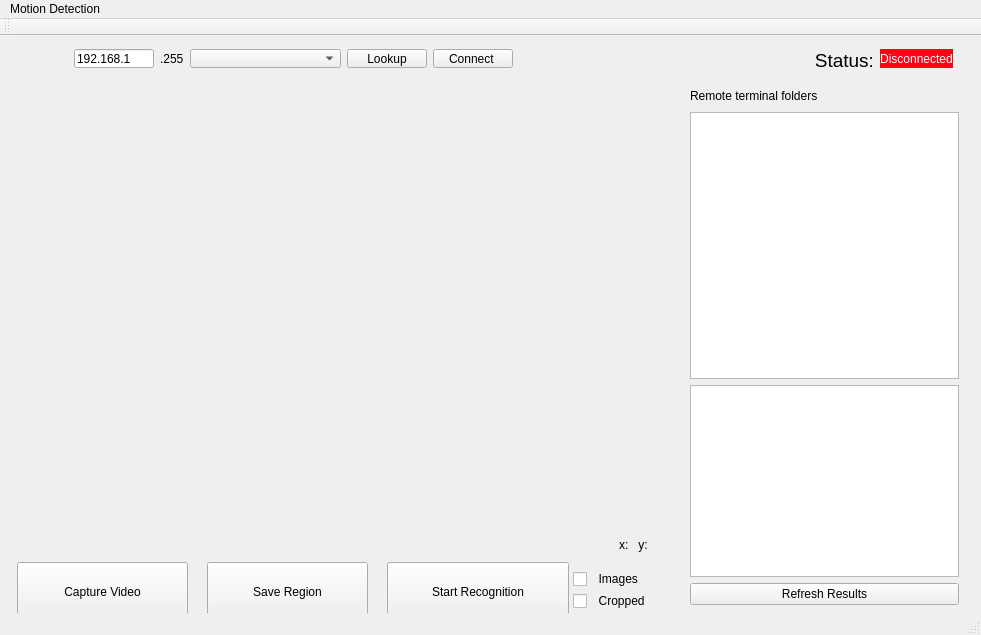
<?xml version="1.0" encoding="UTF-8"?>
<ui version="4.0">
 <class>MainWindow</class>
 <widget class="QMainWindow" name="MainWindow">
  <property name="geometry">
   <rect>
    <x>0</x>
    <y>0</y>
    <width>981</width>
    <height>635</height>
   </rect>
  </property>
  <property name="windowTitle">
   <string>region</string>
  </property>
  <widget class="QWidget" name="centralWidget">
   <widget class="QLabel" name="xy_pos">
    <property name="geometry">
     <rect>
      <x>560</x>
      <y>526</y>
      <width>101</width>
      <height>16</height>
     </rect>
    </property>
    <property name="styleSheet">
     <string notr="true">color: rgb(117, 117, 117);</string>
    </property>
    <property name="text">
     <string/>
    </property>
   </widget>
   <widget class="QWidget" name="layoutWidget">
    <property name="geometry">
     <rect>
      <x>63</x>
      <y>2</y>
      <width>901</width>
      <height>41</height>
     </rect>
    </property>
    <layout class="QHBoxLayout" name="horizontalLayout" stretch="0,0,3,0,0,0,0,0">
     <item>
      <widget class="QLineEdit" name="network_ip">
       <property name="maximumSize">
        <size>
         <width>80</width>
         <height>16777215</height>
        </size>
       </property>
       <property name="text">
        <string>192.168.1</string>
       </property>
      </widget>
     </item>
     <item>
      <widget class="QLabel" name="label_3">
       <property name="maximumSize">
        <size>
         <width>30</width>
         <height>16777215</height>
        </size>
       </property>
       <property name="text">
        <string>.255</string>
       </property>
      </widget>
     </item>
     <item>
      <widget class="QComboBox" name="ips_combo">
       <property name="maximumSize">
        <size>
         <width>151</width>
         <height>26</height>
        </size>
       </property>
      </widget>
     </item>
     <item>
      <widget class="QPushButton" name="search_button">
       <property name="text">
        <string>Lookup</string>
       </property>
      </widget>
     </item>
     <item>
      <widget class="QPushButton" name="connect_button">
       <property name="text">
        <string>Connect </string>
       </property>
      </widget>
     </item>
     <item>
      <spacer name="horizontalSpacer">
       <property name="orientation">
        <enum>Qt::Horizontal</enum>
       </property>
       <property name="sizeHint" stdset="0">
        <size>
         <width>20</width>
         <height>20</height>
        </size>
       </property>
      </spacer>
     </item>
     <item>
      <widget class="QLabel" name="label">
       <property name="layoutDirection">
        <enum>Qt::LeftToRight</enum>
       </property>
       <property name="frameShape">
        <enum>QFrame::NoFrame</enum>
       </property>
       <property name="text">
        <string>&lt;html&gt;&lt;head/&gt;&lt;body&gt;&lt;p&gt;&lt;span style=&quot; font-size:14pt;&quot;&gt;Status:&lt;/span&gt;&lt;/p&gt;&lt;/body&gt;&lt;/html&gt;</string>
       </property>
       <property name="textFormat">
        <enum>Qt::AutoText</enum>
       </property>
       <property name="alignment">
        <set>Qt::AlignRight|Qt::AlignTrailing|Qt::AlignVCenter</set>
       </property>
       <property name="wordWrap">
        <bool>false</bool>
       </property>
       <property name="textInteractionFlags">
        <set>Qt::LinksAccessibleByMouse</set>
       </property>
      </widget>
     </item>
     <item>
      <widget class="QLabel" name="status_label">
       <property name="styleSheet">
        <string notr="true">background-color: rgb(255, 3, 20);
color: rgb(255, 252, 253);</string>
       </property>
       <property name="text">
        <string>Disconnected</string>
       </property>
       <property name="alignment">
        <set>Qt::AlignCenter</set>
       </property>
      </widget>
     </item>
    </layout>
   </widget>
   <widget class="QWidget" name="layoutWidget">
    <property name="geometry">
     <rect>
      <x>679</x>
      <y>39</y>
      <width>291</width>
      <height>541</height>
     </rect>
    </property>
    <layout class="QVBoxLayout" name="verticalLayout" stretch="0,1,0,0">
     <property name="sizeConstraint">
      <enum>QLayout::SetMaximumSize</enum>
     </property>
     <item>
      <layout class="QHBoxLayout" name="horizontalLayout_4">
       <item>
        <layout class="QHBoxLayout" name="f_spinner">
         <item>
          <widget class="QLabel" name="label_2">
           <property name="text">
            <string>Remote terminal folders</string>
           </property>
          </widget>
         </item>
         <item>
          <spacer name="spinnerLeftSpacer_2">
           <property name="orientation">
            <enum>Qt::Horizontal</enum>
           </property>
           <property name="sizeHint" stdset="0">
            <size>
             <width>40</width>
             <height>20</height>
            </size>
           </property>
          </spacer>
         </item>
         <item>
          <spacer name="spinnerRightSpacer_2">
           <property name="orientation">
            <enum>Qt::Horizontal</enum>
           </property>
           <property name="sizeHint" stdset="0">
            <size>
             <width>40</width>
             <height>20</height>
            </size>
           </property>
          </spacer>
         </item>
        </layout>
       </item>
      </layout>
     </item>
     <item>
      <widget class="QTreeView" name="list_folders"/>
     </item>
     <item>
      <widget class="QListView" name="list_files"/>
     </item>
     <item>
      <widget class="QPushButton" name="refresh_results">
       <property name="text">
        <string>Refresh Results</string>
       </property>
      </widget>
     </item>
    </layout>
   </widget>
   <widget class="QWidget" name="layoutWidget_2">
    <property name="geometry">
     <rect>
      <x>20</x>
      <y>6</y>
      <width>31</width>
      <height>31</height>
     </rect>
    </property>
    <layout class="QHBoxLayout" name="spinnerframe">
     <item>
      <spacer name="spinnerLeftSpacer">
       <property name="orientation">
        <enum>Qt::Horizontal</enum>
       </property>
       <property name="sizeHint" stdset="0">
        <size>
         <width>40</width>
         <height>20</height>
        </size>
       </property>
      </spacer>
     </item>
     <item>
      <spacer name="spinnerRightSpacer">
       <property name="orientation">
        <enum>Qt::Horizontal</enum>
       </property>
       <property name="sizeHint" stdset="0">
        <size>
         <width>40</width>
         <height>20</height>
        </size>
       </property>
      </spacer>
     </item>
    </layout>
   </widget>
   <widget class="QLabel" name="output">
    <property name="geometry">
     <rect>
      <x>25</x>
      <y>41</y>
      <width>640</width>
      <height>480</height>
     </rect>
    </property>
    <property name="text">
     <string/>
    </property>
   </widget>
   <widget class="mouse_coordinates" name="qt_drawing_output">
    <property name="geometry">
     <rect>
      <x>25</x>
      <y>41</y>
      <width>640</width>
      <height>480</height>
     </rect>
    </property>
    <property name="text">
     <string/>
    </property>
   </widget>
   <widget class="QLabel" name="xy_pos_2">
    <property name="geometry">
     <rect>
      <x>619</x>
      <y>479</y>
      <width>46</width>
      <height>59</height>
     </rect>
    </property>
    <property name="text">
     <string>x:   y:   </string>
    </property>
   </widget>
   <widget class="QPushButton" name="capture_video">
    <property name="geometry">
     <rect>
      <x>17</x>
      <y>526</y>
      <width>171</width>
      <height>60</height>
     </rect>
    </property>
    <property name="text">
     <string>Capture Video</string>
    </property>
    <property name="checkable">
     <bool>true</bool>
    </property>
   </widget>
   <widget class="QPushButton" name="save_region">
    <property name="geometry">
     <rect>
      <x>207</x>
      <y>526</y>
      <width>161</width>
      <height>60</height>
     </rect>
    </property>
    <property name="styleSheet">
     <string notr="true"/>
    </property>
    <property name="text">
     <string>Save Region</string>
    </property>
   </widget>
   <widget class="QPushButton" name="start_recognition">
    <property name="geometry">
     <rect>
      <x>387</x>
      <y>526</y>
      <width>182</width>
      <height>60</height>
     </rect>
    </property>
    <property name="layoutDirection">
     <enum>Qt::RightToLeft</enum>
    </property>
    <property name="autoFillBackground">
     <bool>false</bool>
    </property>
    <property name="text">
     <string>Start Recognition</string>
    </property>
    <property name="iconSize">
     <size>
      <width>40</width>
      <height>40</height>
     </size>
    </property>
    <property name="checkable">
     <bool>true</bool>
    </property>
   </widget>
   <widget class="QCheckBox" name="rec_with_images">
    <property name="geometry">
     <rect>
      <x>573</x>
      <y>533</y>
      <width>101</width>
      <height>20</height>
     </rect>
    </property>
    <property name="text">
     <string>  Images</string>
    </property>
   </widget>
   <widget class="QCheckBox" name="rec_with_cropped">
    <property name="geometry">
     <rect>
      <x>573</x>
      <y>555</y>
      <width>101</width>
      <height>20</height>
     </rect>
    </property>
    <property name="text">
     <string>  Cropped</string>
    </property>
   </widget>
  </widget>
  <widget class="QMenuBar" name="menuBar">
   <property name="geometry">
    <rect>
     <x>0</x>
     <y>0</y>
     <width>981</width>
     <height>22</height>
    </rect>
   </property>
   <widget class="QMenu" name="menuMotion_Detection">
    <property name="title">
     <string>Motion Detection</string>
    </property>
    <addaction name="separator"/>
    <addaction name="separator"/>
   </widget>
   <addaction name="menuMotion_Detection"/>
  </widget>
  <widget class="QToolBar" name="mainToolBar">
   <attribute name="toolBarArea">
    <enum>TopToolBarArea</enum>
   </attribute>
   <attribute name="toolBarBreak">
    <bool>false</bool>
   </attribute>
  </widget>
  <widget class="QStatusBar" name="statusBar"/>
 </widget>
 <layoutdefault spacing="6" margin="11"/>
 <customwidgets>
  <customwidget>
   <class>mouse_coordinates</class>
   <extends>QLabel</extends>
   <header>mouse_coordinates.h</header>
  </customwidget>
 </customwidgets>
 <resources/>
 <connections/>
</ui>
